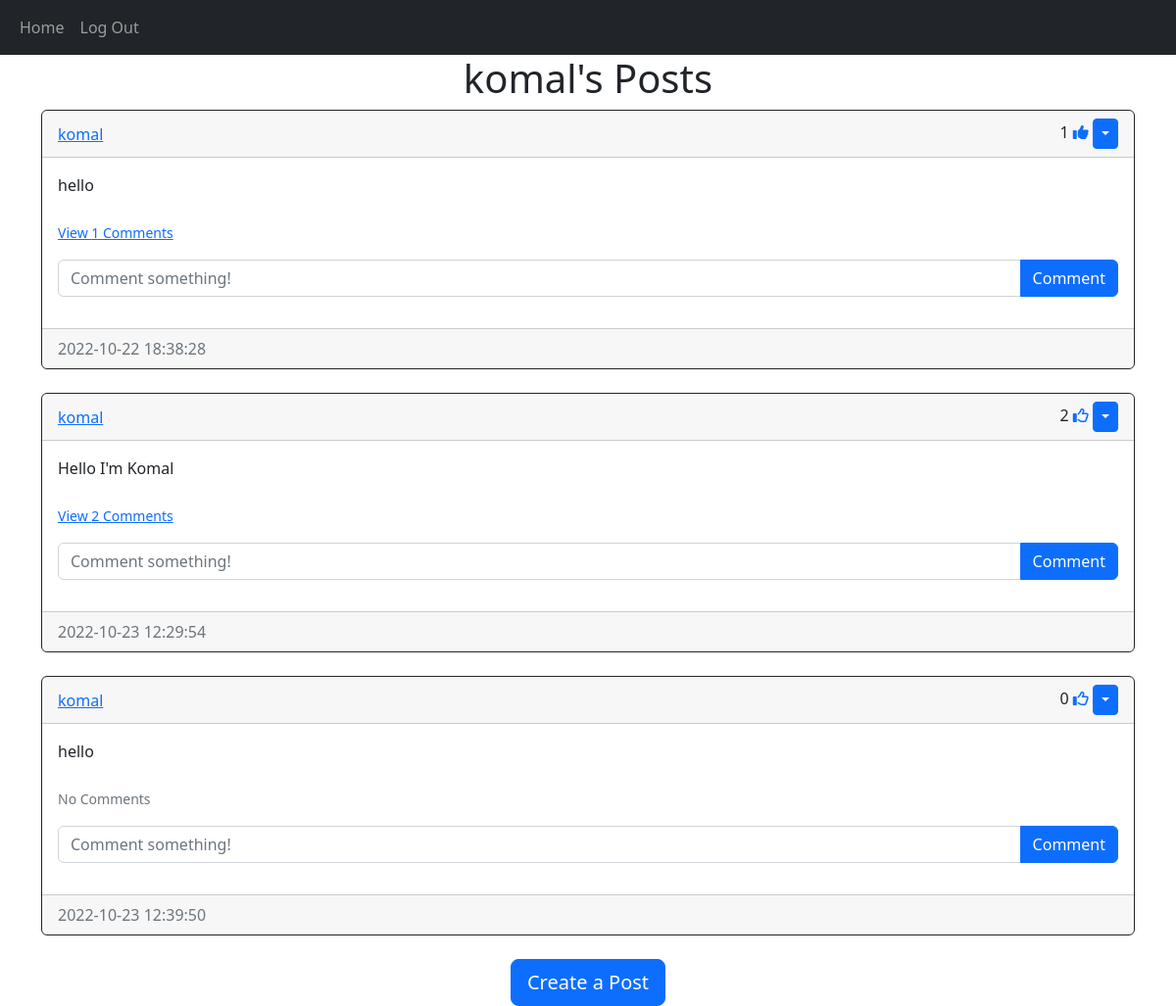
The page /posts/komal (signed in) on the database its author committed.
### models.py (models this page shows)
class User(db.Model, UserMixin):
    id = db.Column(db.Integer, primary_key=True)
    email = db.Column(db.String(150), unique=True)
    username = db.Column(db.String(150), unique=True)
    password = db.Column(db.String(150))
    date_created = db.Column(db.DateTime(timezone=True), default=func.now())
    posts = db.relationship('Post', backref='user', passive_deletes=True)
    comments = db.relationship('Comment', backref='user', passive_deletes=True)
    likes = db.relationship('Like', backref='user', passive_deletes=True)

class Post(db.Model):
    id = db.Column(db.Integer, primary_key=True)
    text = db.Column(db.Text, nullable=False)
    date_created = db.Column(db.DateTime(timezone=True), default=func.now())
    author = db.Column(db.Integer, db.ForeignKey('user.id', ondelete="CASCADE"), nullable=False)
    comments = db.relationship('Comment', backref='post', passive_deletes=True)
    likes = db.relationship('Like', backref='post', passive_deletes=True)

### views.py (the view)
@views.route("/posts/<username>")
@login_required
def posts(username):
    user = User.query.filter_by(username=username).first()
    if not user:
        flash('No user with that username exists.', category='error')
        return redirect(url_for('views.home'))
    posts = user.posts
    return render_template("posts.html", user=current_user, posts=posts, username=username)

### __init__.py (called while the page is built)
def create_app():
    app = Flask(__name__)
    app.config['SECRET_KEY'] = "helloworld"
    app.config['SQLALCHEMY_DATABASE_URI'] = f'sqlite:///{DB_NAME}'
    db.init_app(app)
    from .views import views
    from .auth import auth
    app.register_blueprint(views, url_prefix="/")
    app.register_blueprint(auth, url_prefix="/")
    from .models import User, Post, Comment, Like
    create_database(app)
    login_manager = LoginManager()
    login_manager.login_view = "auth.login"
    login_manager.init_app(app)
    @login_manager.user_loader
    def load_user(id):
        return User.query.get(int(id))
    return app

### templates/posts.html (shortened to what this page needs)
{% extends "posts_div.html" %}
{% block header %}
{{username}}'s Posts
{% endblock %}
{% block footer %}
<div align="center">
        <a href="/home"><button type="button"
                                       class="btn btn-primary btn-lg">Create a Post</button></a>
    </div>
{% endblock %}

### templates/posts_div.html (shortened to what this page needs)
{% extends "base.html" %} {% block title %}Home{% endblock %} {% block content
%}
<h1 align="center">{% block header %}Posts{% endblock %}</h1>
<div id="posts">
  {% for post in posts %}
  <div class="card border-dark">
    <div class="card-header d-flex justify-content-between align-items-center">
      <a href="/posts/{{post.user.username}}">{{post.user.username}}</a>
      <div>
        {{ post.likes|length }}
        {% if user.id in post.likes|map(attribute="author")|list %}
        <a href="/like-post/{{post.id}}"><i class="fas fa-thumbs-up"></i></a>
        {% else %}
        <a href="/like-post/{{post.id}}"><i class="far fa-thumbs-up"></i></a>
        {% endif %}
        {% if user.id == post.author %}
      <div class="btn-group">
        <button
          type="button"
          class="btn btn-sm btn-primary dropdown-toggle"
          data-bs-toggle="dropdown"
        ></button>
      </div>
        {% endif %}
    </div>
    </div>
    <div class="card-body">
      <div class="card-text">{{post.text}}</div>
      <br />
      <p class="card-text">
        {% if post.comments|length > 0 %}
        <a data-bs-toggle="collapse" href="#comments-{{post.id}}" role="button">
          <small>View {{post.comments|length}} Comments</small>
        </a>
        {% else %}
        <small class="text-muted">No Comments</small>
        {% endif %}
      </p>
      <form
        class="input-group mb-3"
        method="POST"
        action="/create-comment/{{post.id}}"
      >
        <input
          type="text"
          id="text"
          name="text"
          class="form-control"
          placeholder="Comment something!"
        />
        <button type="submit" class="btn btn-primary">Comment</button>
      </form>
    </div>
    <div class="card-footer text-muted">{{post.date_created}}</div>
  </div>
  <br/ > {% endfor %}
</div>
{% block footer %}{% endblock %} {% endblock %}

### templates/base.html (shortened to what this page needs)
<!doctype html>
<html lang="en">
<head>
<link
        href="https://cdn.jsdelivr.net/npm/bootstrap@5.2.2/dist/css/bootstrap.min.css"
        rel="stylesheet"
/>
</head>
<body>
    <nav class="navbar navbar-expand-lg navbar-dark bg-dark">
    <div class="container-fluid">
        <div class="collapse navbar-collapse"
             id="navbar">
            <div class="navbar-nav">
                <a class="nav-item nav-link" href="/home">Home</a>
                {% if user.is_authenticated %}
                <a class="nav-item nav-link" href="/logout">Log Out</a>
                {% else %}
                <a class="nav-item nav-link" href="/login">Login</a>
                <a class="nav-item nav-link" href="/sign-up">Sign Up</a>
                {% endif %}
            </div>
        </div>
    </div>
    </nav>
    <div
        class="container">
        {% block content %}{% endblock %}
    </div>
</body>
</html>

### rows shown on the page
User: username "komal"
Post: user.username "komal", likes|length "1", text "hello", comments|length "1", date_created "2022-10-22 18:38:28"
Post: user.username "komal", likes|length "2", text "Hello I'm Komal", comments|length "2", date_created "2022-10-23 12:29:54"
Post: user.username "komal", likes|length "0", text "hello", shows "No Comments", date_created "2022-10-23 12:39:50"
